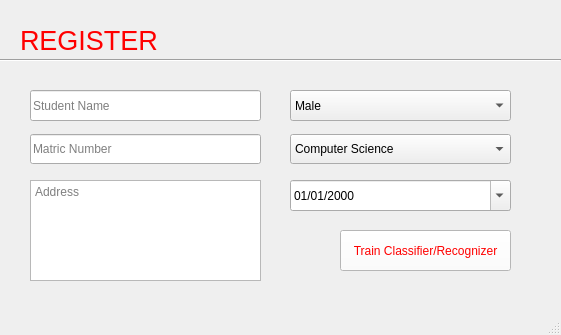
<?xml version="1.0" encoding="UTF-8"?>
<ui version="4.0">
 <class>register_2</class>
 <widget class="QMainWindow" name="register_2">
  <property name="windowModality">
   <enum>Qt::ApplicationModal</enum>
  </property>
  <property name="geometry">
   <rect>
    <x>0</x>
    <y>0</y>
    <width>561</width>
    <height>335</height>
   </rect>
  </property>
  <property name="minimumSize">
   <size>
    <width>561</width>
    <height>335</height>
   </size>
  </property>
  <property name="maximumSize">
   <size>
    <width>561</width>
    <height>335</height>
   </size>
  </property>
  <property name="windowTitle">
      <string>Register:: Attendance System</string>
  </property>
  <widget class="QWidget" name="centralwidget">
   <widget class="QLineEdit" name="txt_name">
    <property name="geometry">
     <rect>
      <x>30</x>
      <y>90</y>
      <width>231</width>
      <height>31</height>
     </rect>
    </property>
    <property name="placeholderText">
     <string>Student Name</string>
    </property>
   </widget>
   <widget class="QLabel" name="label">
    <property name="geometry">
     <rect>
      <x>20</x>
      <y>20</y>
      <width>211</width>
      <height>41</height>
     </rect>
    </property>
    <property name="font">
     <font>
      <pointsize>20</pointsize>
     </font>
    </property>
    <property name="styleSheet">
     <string notr="true">QLabel {color: red}</string>
    </property>
    <property name="text">
     <string>REGISTER</string>
    </property>
   </widget>
   <widget class="Line" name="line">
    <property name="geometry">
     <rect>
      <x>0</x>
      <y>50</y>
      <width>561</width>
      <height>20</height>
     </rect>
    </property>
    <property name="orientation">
     <enum>Qt::Horizontal</enum>
    </property>
   </widget>
   <widget class="QLineEdit" name="txt_matric_num">
    <property name="geometry">
     <rect>
      <x>30</x>
      <y>134</y>
      <width>231</width>
      <height>30</height>
     </rect>
    </property>
    <property name="placeholderText">
     <string>Matric Number</string>
    </property>
   </widget>
   <widget class="QPlainTextEdit" name="txt_address">
    <property name="geometry">
     <rect>
      <x>30</x>
      <y>180</y>
      <width>231</width>
      <height>101</height>
     </rect>
    </property>
    <property name="placeholderText">
     <string>Address</string>
    </property>
   </widget>
   <widget class="QComboBox" name="cmb_sex">
    <property name="geometry">
     <rect>
      <x>290</x>
      <y>90</y>
      <width>221</width>
      <height>31</height>
     </rect>
    </property>
    <property name="currentText">
     <string>Male</string>
    </property>
    <property name="currentIndex">
     <number>0</number>
    </property>
    <property name="Items" stdset="0">
     <string/>
    </property>
    <item>
     <property name="text">
      <string>Male</string>
     </property>
    </item>
    <item>
     <property name="text">
      <string>Female</string>
     </property>
    </item>
   </widget>
   <widget class="QComboBox" name="cmb_dept">
    <property name="geometry">
     <rect>
      <x>290</x>
      <y>134</y>
      <width>221</width>
      <height>30</height>
     </rect>
    </property>
    <item>
     <property name="text">
      <string>Computer Science</string>
     </property>
    </item>
    <item>
     <property name="text">
      <string>Computer Engineering</string>
     </property>
    </item>
    <item>
     <property name="text">
      <string>Business Administration</string>
     </property>
    </item>
    <item>
     <property name="text">
      <string>Marketing</string>
     </property>
    </item>
    <item>
     <property name="text">
      <string>Civil Engineering</string>
     </property>
    </item>
    <item>
     <property name="text">
      <string>Mechanical Engineering</string>
     </property>
    </item>
    <item>
     <property name="text">
      <string>Architecture</string>
     </property>
    </item>
    <item>
     <property name="text">
      <string>Building Construction</string>
     </property>
    </item>
   </widget>
   <widget class="QDateEdit" name="dte_dob">
    <property name="geometry">
     <rect>
      <x>290</x>
      <y>180</y>
      <width>221</width>
      <height>31</height>
     </rect>
    </property>
    <property name="currentSection">
     <enum>QDateTimeEdit::MonthSection</enum>
    </property>
    <property name="displayFormat">
     <string>MM/dd/yyyy</string>
    </property>
    <property name="calendarPopup">
     <bool>true</bool>
    </property>
    <property name="currentSectionIndex">
     <number>0</number>
    </property>
   </widget>
   <widget class="QPushButton" name="btn_train_classifier">
    <property name="geometry">
     <rect>
      <x>340</x>
      <y>230</y>
      <width>171</width>
      <height>41</height>
     </rect>
    </property>
    <property name="styleSheet">
     <string notr="true">QPushButton#btn_train_classifier {color: red; background-color: white }</string>
    </property>
    <property name="text">
     <string>Train Classifier/Recognizer</string>
    </property>
   </widget>
  </widget>
  <widget class="QMenuBar" name="menubar">
   <property name="geometry">
    <rect>
     <x>0</x>
     <y>0</y>
     <width>561</width>
     <height>19</height>
    </rect>
   </property>
  </widget>
  <widget class="QStatusBar" name="statusbar"/>
 </widget>
 <resources/>
 <connections/>
</ui>
